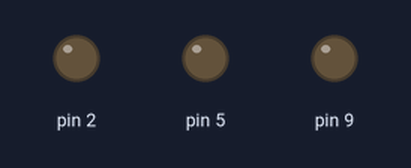
Recording of a sketch running on a simulated Arduino Uno, built with avr-gcc and run on an emulated ATmega328P. Parts: output pins drawn as LEDs (lit = HIGH).

Above: at 4.22 s.
At 9.77 s:
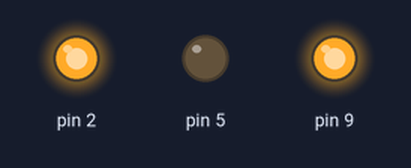
At 12.4 s:
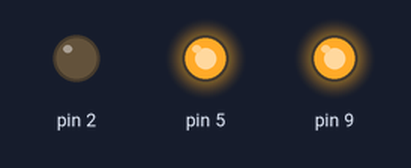
At 14.75 s:
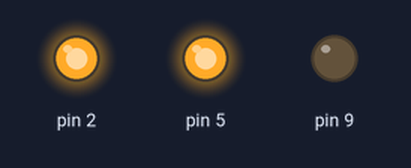
At 17.52 s:
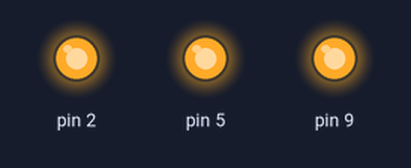
At 31.4 s:
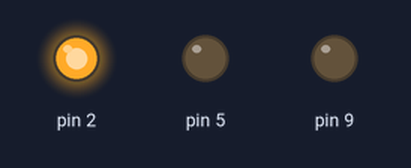
Timing chart, 0 to 40.0 s (numbered marks = the images above):
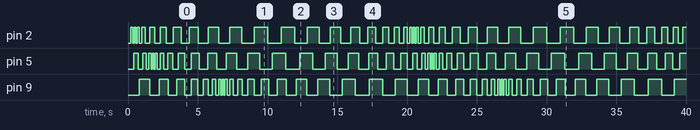

The sketch:

L8_2.ino
```cpp
class Blinker{

  private:
    const int _pin;           // output pin
    unsigned long _interval;  // blink interval in ms

    int _state;                     // current state (either HIGH OR LOW)
    unsigned long _lastToggledTs;   // last state toggle in ms
    int _intervalToggle;            // toggle for interval grow (1) or shrink (-1)

  public:

    // Constructor
    Blinker(int pin, unsigned long blinkInterval) :
      _pin(pin)
    {
      _interval = blinkInterval;
      _state = LOW;
      _lastToggledTs = 0;
      _intervalToggle = 1;
      pinMode(_pin, OUTPUT);
    }

    /**
     * Calculates whether to toggle output state based on the set interval
     * Call this function once per loop()
     */
    void update() {
      unsigned long currentTsMs = millis();

      if (currentTsMs - _lastToggledTs >= _interval) {
        _lastToggledTs = currentTsMs;
        _state = !_state;
        digitalWrite(_pin, _state);
        if (_intervalToggle == 1) {
          _interval = _interval - 50;
        } else {
          _interval = _interval + 50;
        }

        if (_interval <= 0 || _interval >= 1000) {
          _intervalToggle = -_intervalToggle;
        }
      }
    }
};

Blinker _led1Blinker(2, 200);  // specify pin and blink interval (200ms)
Blinker _led2Blinker(5, 400);  // specify pin and blink interval (400ms)
Blinker _led3Blinker(9, 800);  // specify pin and blink interval (800ms)

// The setup function runs once when you press reset or power the board
void setup() {
  // empty
}

// The loop function runs over and over again forever
void loop() {
  _led1Blinker.update();
  _led2Blinker.update();
  _led3Blinker.update();
}
```

Measured:
- by itself, pin 2: LOW → HIGH at 0.20 s, → LOW 0.15 s later, → HIGH 0.10 s later, → LOW 0.10 s later, … (75 changes in this stretch)
- by itself, pin 5: LOW → HIGH at 0.40 s, → LOW 0.35 s later, → HIGH 0.30 s later, → LOW 0.25 s later, … (75 changes in this stretch)
- by itself, pin 9: LOW → HIGH at 0.80 s, → LOW 0.75 s later, → HIGH 0.70 s later, → LOW 0.65 s later, … (75 changes in this stretch)
